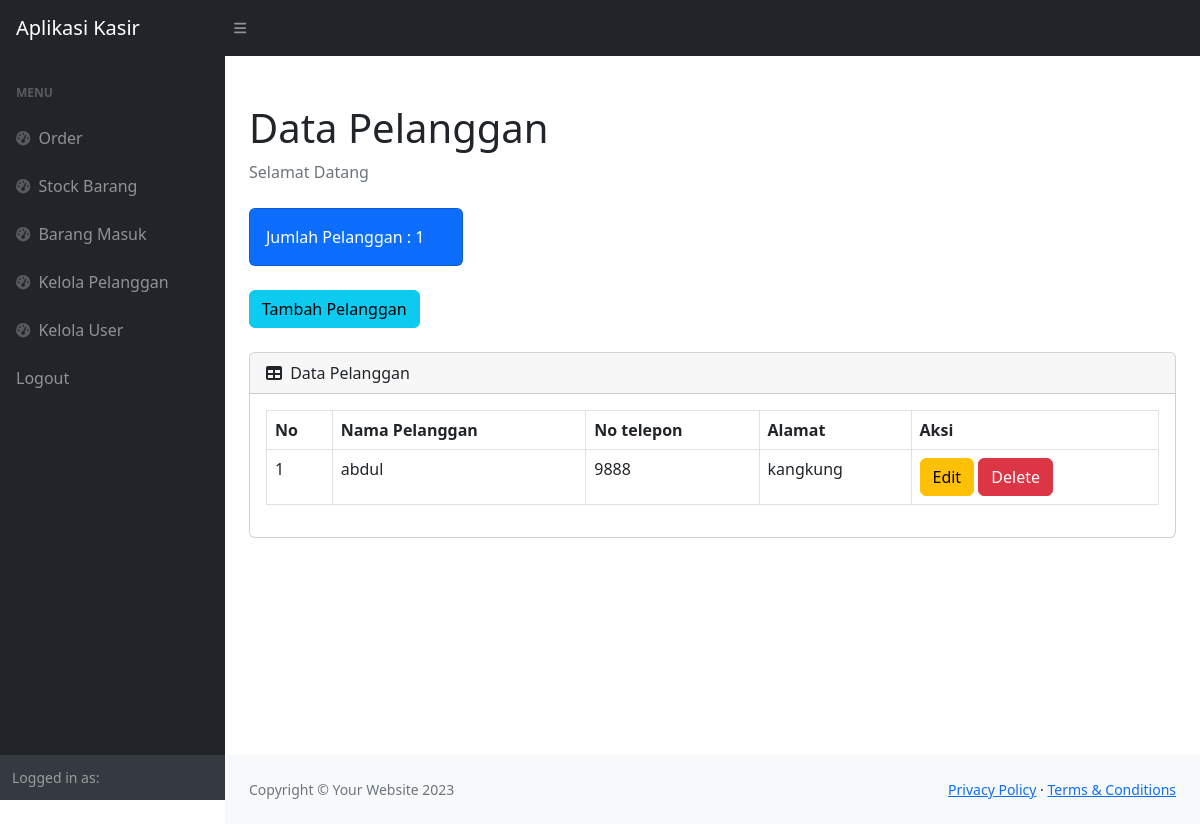
Page /pelanggan.php (signed in) on the committed database.
### tables this page shows
CREATE TABLE `pelanggan` (
  `PelangganID` int(11) NOT NULL,
  `NamaPelanggan` varchar(50) NOT NULL,
  `Alamat` text NOT NULL,
  `NomorTelepon` int(11) NOT NULL
);

### pelanggan.php (the view, shortened to what this page needs)
<?php
require 'ceklogin.php';
$h1 = mysqli_query($c, "select * from pelanggan");
$h2 = mysqli_num_rows($h1);
?>
<!DOCTYPE html>
<html lang="en">
<head>
    <link href="https://cdn.jsdelivr.net/npm/simple-datatables@7.1.2/dist/style.min.css" rel="stylesheet" />
    <link href="css/styles.css" rel="stylesheet" />
</head>
<body class="sb-nav-fixed">
    <nav class="sb-topnav navbar navbar-expand navbar-dark bg-dark">
        <a class="navbar-brand ps-3" href="index.php">Aplikasi Kasir</a>
        <button class="btn btn-link btn-sm order-1 order-lg-0 me-4 me-lg-0" id="sidebarToggle" href="#!"><i class="fas fa-bars"></i></button>
    </nav>
    <div id="layoutSidenav">
        <div id="layoutSidenav_nav">
            <nav class="sb-sidenav accordion sb-sidenav-dark" id="sidenavAccordion">
                <div class="sb-sidenav-menu">
                    <div class="nav">
                    <?php
                       include 'sidebar.php'
                    ?>
            </nav>
        </div>
        <div id="layoutSidenav_content">
            <main>
                <div class="container-fluid px-4">
                    <h1 class="mt-4">Data Pelanggan</h1>
                    <ol class="breadcrumb mb-4">
                        <li class="breadcrumb-item active">Selamat Datang</li>
                    </ol>
                    <div class="row">
                        <div class="col-xl-3 col-md-6">
                            <div class="card bg-primary text-white mb-4">
                                <div class="card-body">Jumlah Pelanggan : <?=$h2;?></div>
                            </div>
                        </div>
                    </div>
                    <button type="button" class="btn btn-info mb-4" data-bs-toggle="modal" data-bs-target="#myModal">
                        Tambah Pelanggan
                    </button>
                    <div class="card mb-4">
                        <div class="card-header">
                            <i class="fas fa-table me-1"></i>
                            Data Pelanggan
                        </div>
                        <div class="card-body">
                            <div class="table-responsive">
                                <table class="table table-bordered" id="dataTable" width="100%" cellspacing="0">
                                    <thead>
                                        <tr>
                                            <th>No</th>
                                            <th>Nama Pelanggan</th>
                                            <th>No telepon</th>
                                            <th>Alamat</th>
                                            <th>Aksi</th>
                                        </tr>
                                    </thead>
                                    <tbody>
                                        <?php
                                        $get = mysqli_query($c, "select * from pelanggan");
                                        $i = 1;
                                        while ($p = mysqli_fetch_array($get)) {
                                            $namapelanggan = $p['NamaPelanggan'];
                                            $notelp = $p['NomorTelepon'];
                                            $alamat = $p['Alamat'];
                                        ?>
                                            <tr>
                                                <td><?= $i++; ?></td>
                                                <td><?= $namapelanggan; ?></td>
                                                <td><?= $notelp; ?></td>
                                                <td><?= $alamat; ?></td>
                                                <td>
                                                <button type="button" class="btn btn-warning" data-bs-toggle="modal" data-bs-target="#edit<?=$idpelanggan;?>">
                                            Edit
                                            </button>
                                            <button type="button" class="btn btn-danger" data-bs-toggle="modal" data-bs-target="#delete<?=$idpelanggan;?>">
                                            Delete
                                            </button>
                                                </td>
                                            </tr>
                                        <?php
                                        };
                                        ?>
                                    </tbody>
                                </table>
                            </div>
                        </div>
                    </div>
                </div>
            </main>
            <footer class="py-4 bg-light mt-auto">
                <div class="container-fluid px-4">
                    <div class="d-flex align-items-center justify-content-between small">
                        <div class="text-muted">Copyright &copy; Your Website 2023</div>
                        <div>
                            <a href="#">Privacy Policy</a>
                            &middot;
                            <a href="#">Terms &amp; Conditions</a>
                        </div>
                    </div>
                </div>
            </footer>
        </div>
    </div>
</body>
</html>

### rows in the picture
pelanggan: NamaPelanggan "abdul", NomorTelepon "9888", Alamat "kangkung"

### other values in the picture
$h2 "1"
